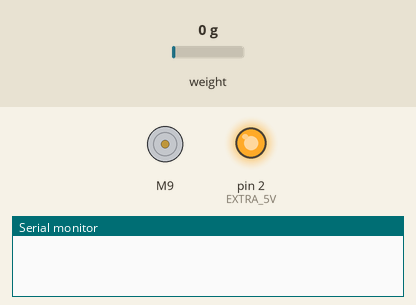
Recording of a sketch running on a simulated Arduino Uno, built with avr-gcc and run on an emulated ATmega328P. Parts: DC motor (green arrow = forward, orange = backward, longer = faster), output pins drawn as LEDs (lit = HIGH), the last lines printed to the serial monitor. Inputs (shaded band) come from the test bench; at power-on: weight on the scale 0 g.

Above: at 0.1 s.
At 2.1 s:
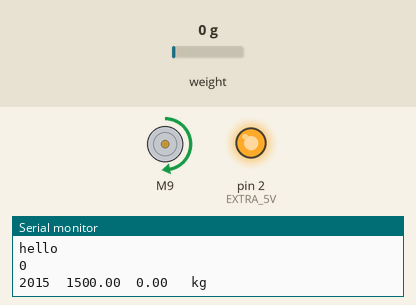
Timing chart, 0 to 110.0 s (numbered marks = the images above):
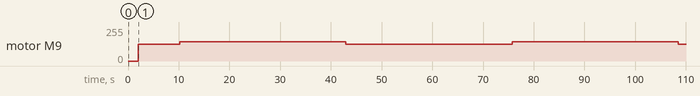

Measured:
- by itself, motor M9: goes forward 127/255 8.1 s, forward 146/255 32.7 s, forward 127/255 32.9 s, forward 146/255 32.7 s, then forward 127/255

The sketch:

HardWriteThruster.ino
```cpp
// Purdue IEEE ROV Team
// Motor-Testing ESC Black Box
// [v0.1] [2021.01.22] [Tyler Stagge]
//    -This just uses the data from the potentiometer to drive a servo (in preparation for driving the lumineer ESC)
// [v0.2] [2021.01.23] [Tyler Stagge]
//    -Using ESC class instead of Servo
//    -Replaced global constants with #define

#include <ESC.h>

#define PIN_POT (A0)
#define PIN_LED (7)  // ESC LED override (uses I2C)
#define PIN_TLM (1)  // ESC telemetry
#define PIN_PWM (9)
#define EXTRA_5V (2)

#define ESC_MIN (1000)
#define ESC_MAX (2000)
#define ESC_ARM (200)

ESC esc (PIN_PWM, ESC_MIN, ESC_MAX, ESC_ARM);

int potVal = 0;  // 10-bit ADC => value ranges from 0 to 1023
double escSetpoint = 0; // [us]


// Load Cell
#include "HX711.h"

#define calibration_factor -29200.0 // This value is obtained using the SparkFun_HX711_Calibration sketch
const double leverage = 210/30;

#define DOUT  3 // 3
#define CLK   4 // 2

const int startTime = millis();
int currentTime = millis();

HX711 scale;

void setup(void) {
    Serial.begin(9600);
    pinMode(EXTRA_5V, OUTPUT);
    digitalWrite(EXTRA_5V, HIGH);
    esc.arm();
    delay(1000);

    Serial.println("hello");
    Serial.println(startTime);

    scale.begin(DOUT, CLK);
    scale.set_scale(calibration_factor); // This value is obtained by using the SparkFun_HX711_Calibration sketch
    scale.tare(); // Assuming there is no weight on the scale at start up, reset the scale to 0
    // esc.speed(1000);
}

void loop(void) {
    if(currentTime - 10000 < startTime){
        escSetpoint = map(512, 0, 1023, ESC_MIN, ESC_MAX);
        // Serial.print("first 10 seconds");
        // Serial.print("\t");
        delay(15);
        currentTime = millis();
    } else if (currentTime - 300000 < startTime){
        potVal = round(512 + 0.15 * 512);
        escSetpoint = map(potVal, 0, 1023, ESC_MIN,ESC_MAX);
        delay(15);
        currentTime = millis();
    } else {
        escSetpoint = map(512, 0, 1023, ESC_MIN,ESC_MAX);
    }

    Serial.print(millis() - startTime);
    Serial.print("\t");
    Serial.print(escSetpoint);
    Serial.print("\t");
    esc.speed(escSetpoint);
    delay(15);

    Serial.print(scale.get_units()/leverage, 2); // scale.get_units() returns a float
    Serial.print("\t");
    Serial.print(" kg");
    Serial.println();
}
```
